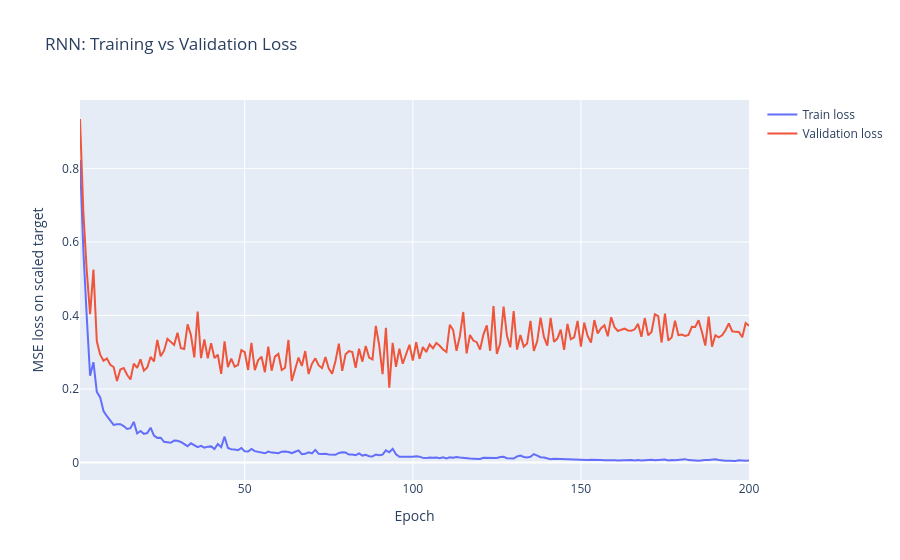

Here is the notebook cell this chart was saved with:
### Code cell
# RNN training/validation loss curve.
fig = go.Figure()
fig.add_trace(go.Scatter(
    x=rnn_history["epoch"],
    y=rnn_history["train_loss"],
    mode="lines",
    name="Train loss",
))
fig.add_trace(go.Scatter(
    x=rnn_history["epoch"],
    y=rnn_history["val_loss"],
    mode="lines",
    name="Validation loss",
))
fig.update_layout(
    title="RNN: Training vs Validation Loss",
    xaxis_title="Epoch",
    yaxis_title="MSE loss on scaled target",
    hovermode="x unified",
)
fig.show()

### Figure 1 — Plotly figure (JSON) as saved in the notebook; plotly's stock layout.template omitted (floating-point values rounded to 4 significant figures; data arrays with more than 128 entries replaced by an {"elided": "..."} marker saying what was removed)
{"data": [{"mode": "lines", "name": "Train loss", "type": "scatter", "x": {"elided": "200 int values"}, "y": {"elided": "200 float values"}}, {"mode": "lines", "name": "Validation loss", "type": "scatter", "x": {"elided": "200 int values"}, "y": {"elided": "200 float values"}}], "layout": {"hovermode": "x unified", "title": {"text": "RNN: Training vs Validation Loss"}, "xaxis": {"title": {"text": "Epoch"}}, "yaxis": {"title": {"text": "MSE loss on scaled target"}}}}
